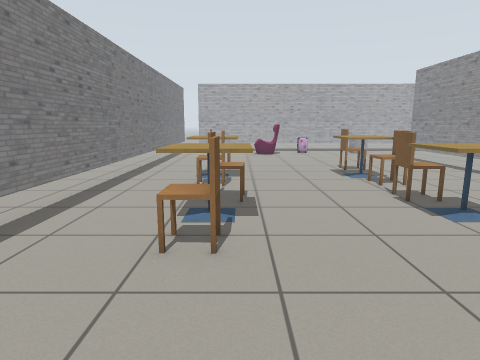
View 1 (above)

15 first-person views from a walk through a Gazebo world. The camera is 1 m above the floor, tilts 10° down and sees 75° across. The floor is counted in squares, 0.5 m on a side. Each view is taken from the middle of a square. On the plan, view 1 faces up. The plan holds only what a view shows up to about 18 squares ahead; the rest is blank. Simple shapes stand in for some stock models. Some surface patterns are stand-ins.

View 2
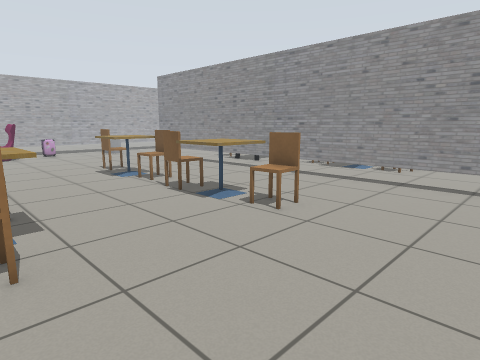

View 3
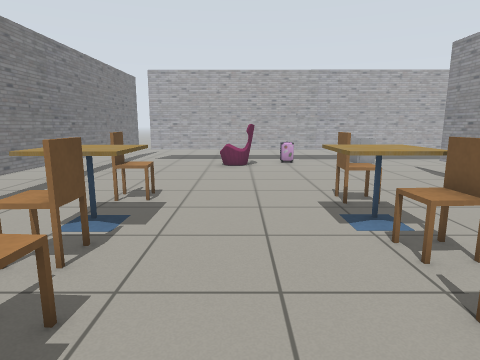

View 4
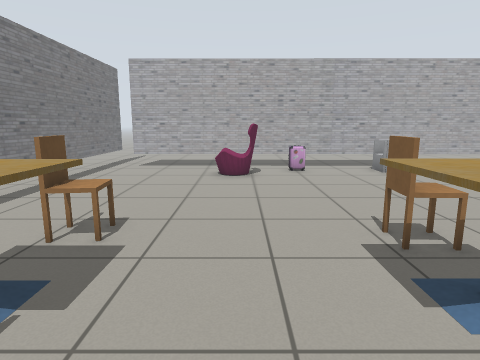

View 5
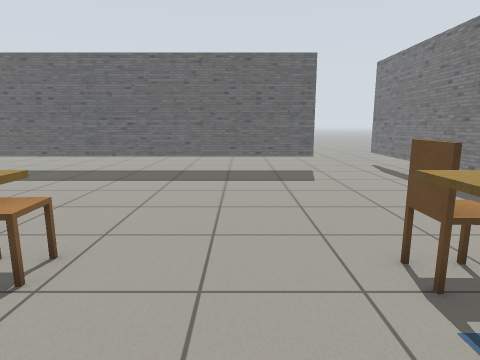

View 6
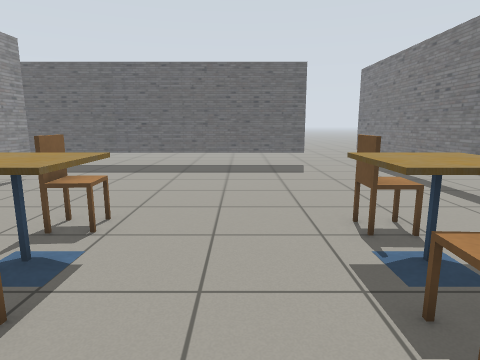

View 7
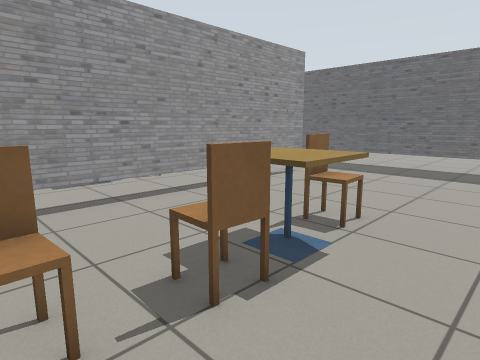

View 8
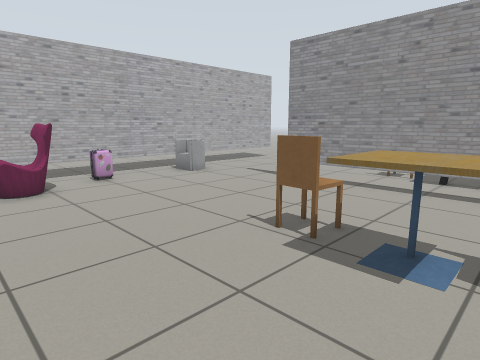

View 9
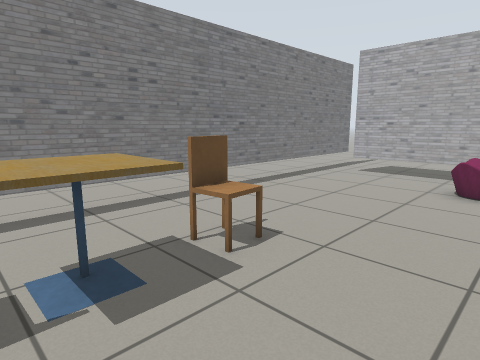

View 10
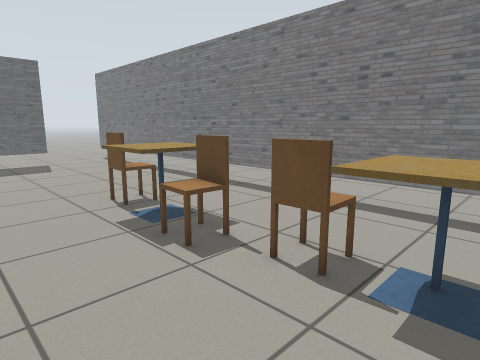

View 11
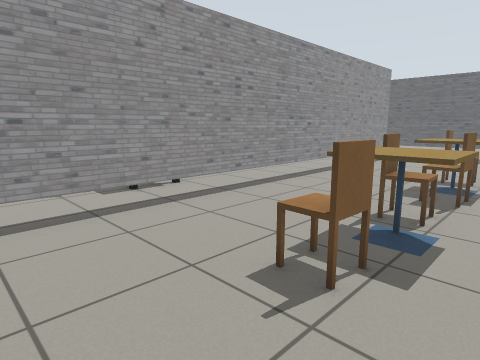

View 12
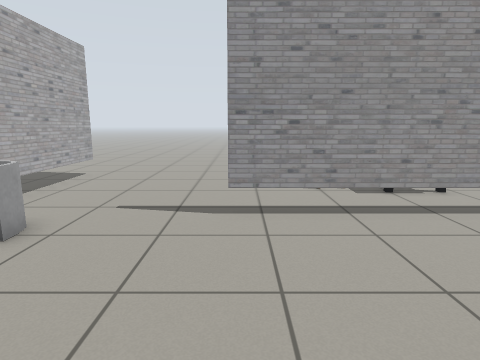

View 13
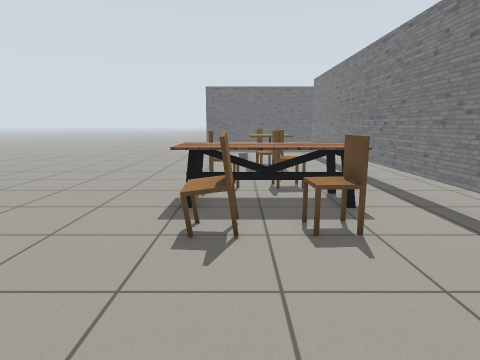

View 14
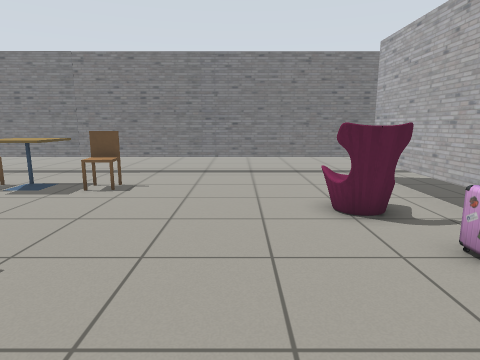

View 15
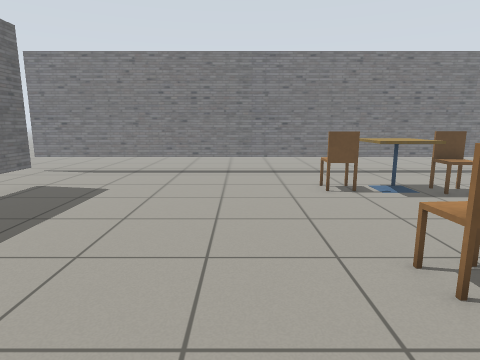

### Floor plan
Key: @ floor where view 1 was taken; # wall or solid block; . floor; T thing the floor can be seen under or through; C chair; A cafe table; S sofa; I dining table; U suitcase; R armchair; O other object.
Columns run from 6 left of view 1 to 19 right of it. Each row starts with its distance up from view 1.
 28  ......   .....
 27 .......  .......      ..
 26 .#.....  .......    ......
 25 .#...... .......  ........
 24 .T.TTTTTTTTTTTTTTTTTTT....
 23 .T........UU..RR..........
 22 .T.....SS.....RR..........
 21 .T.....SS.................
 20 .T........................
 19 .T........................
 18 .T..............T........
 17 .T..............T.........
 16 .T..............T.....C...
 15 .T...C..........T..C.CC...
 14 .T...C.....C....T.........
 13 .T..AAA...AA....T.IIIII...
 12 .T..AAA...AA....T.IIIII...
 11 .T...C.....C....T..CCCC...
 10 .T...C..........T.....C...
  9 .T...CC....C....T...C  ...
  8 .T...CC....C....T...C  ...
  7 .T...AA...AAA...T..OO.....
  6 .T...CA...AAA...T..OO ....
  5 .T...C.....C....T..OO ....
  4 .T..............T...OO ...
  3 .T..............T....
  2 .T..............T....
  1 .T..............T
  0 .T....@.........T.
 -1 .T................
 -2 .#...............
 -3 .#...............
 -4 .T................
 -5 .T...TTTTTTTTTTTTTT#
 -6 .T..................
 -7 .T...................
 -8 .....................

Positions as (right, up) in squares from view 1, and headings:
1: (0, 0), facing up
2: (-1, 0), facing up-right
3: (2, 6), facing up
4: (2, 9), facing up
5: (2, 9), facing down
6: (2, 11), facing down
7: (2, 11), facing down-right
8: (0, 11), facing up-right
9: (3, 11), facing up-left
10: (3, 13), facing down-left
11: (3, 18), facing down-right
12: (3, 18), facing right
13: (15, 21), facing down
14: (9, 19), facing left
15: (9, 2), facing left
